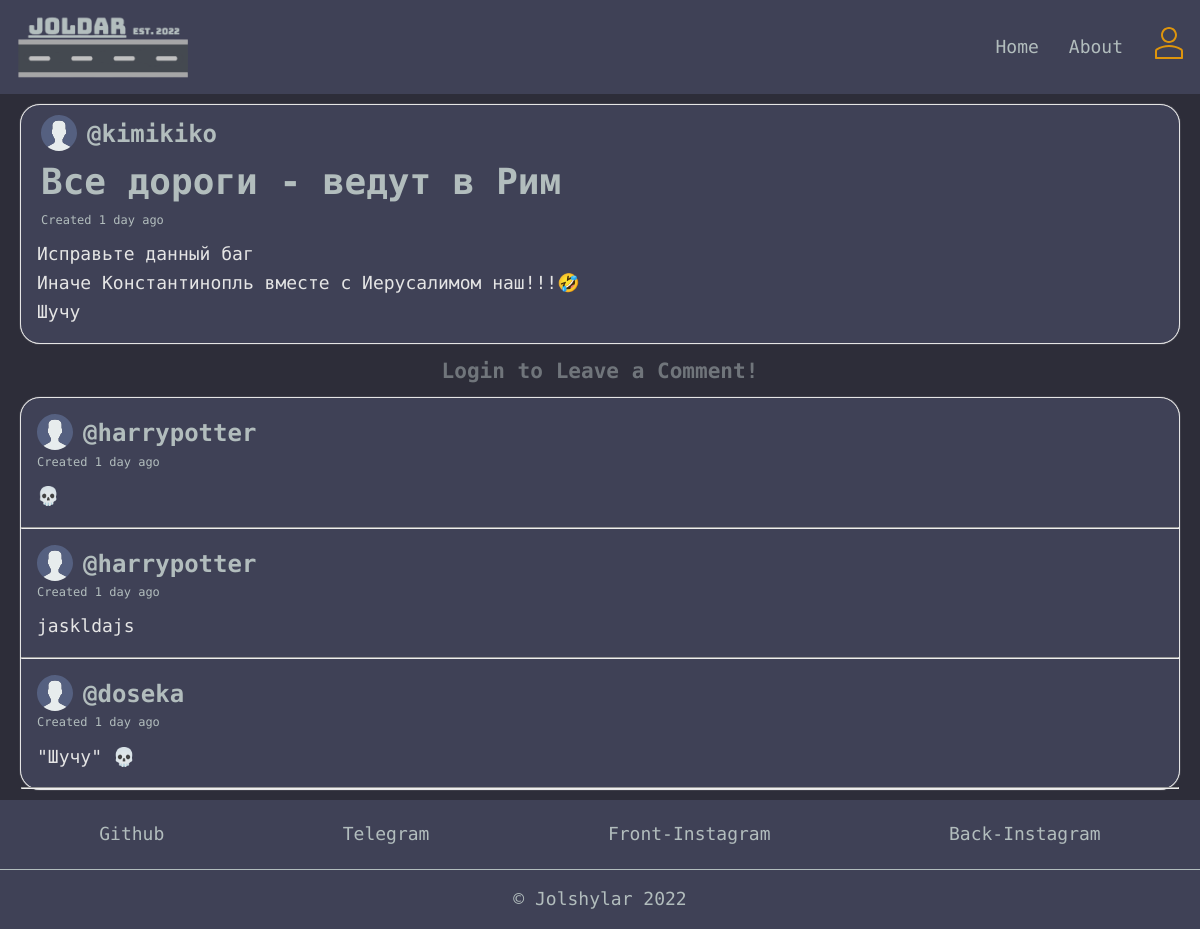
The page /review/17/ on the database as committed earlier.
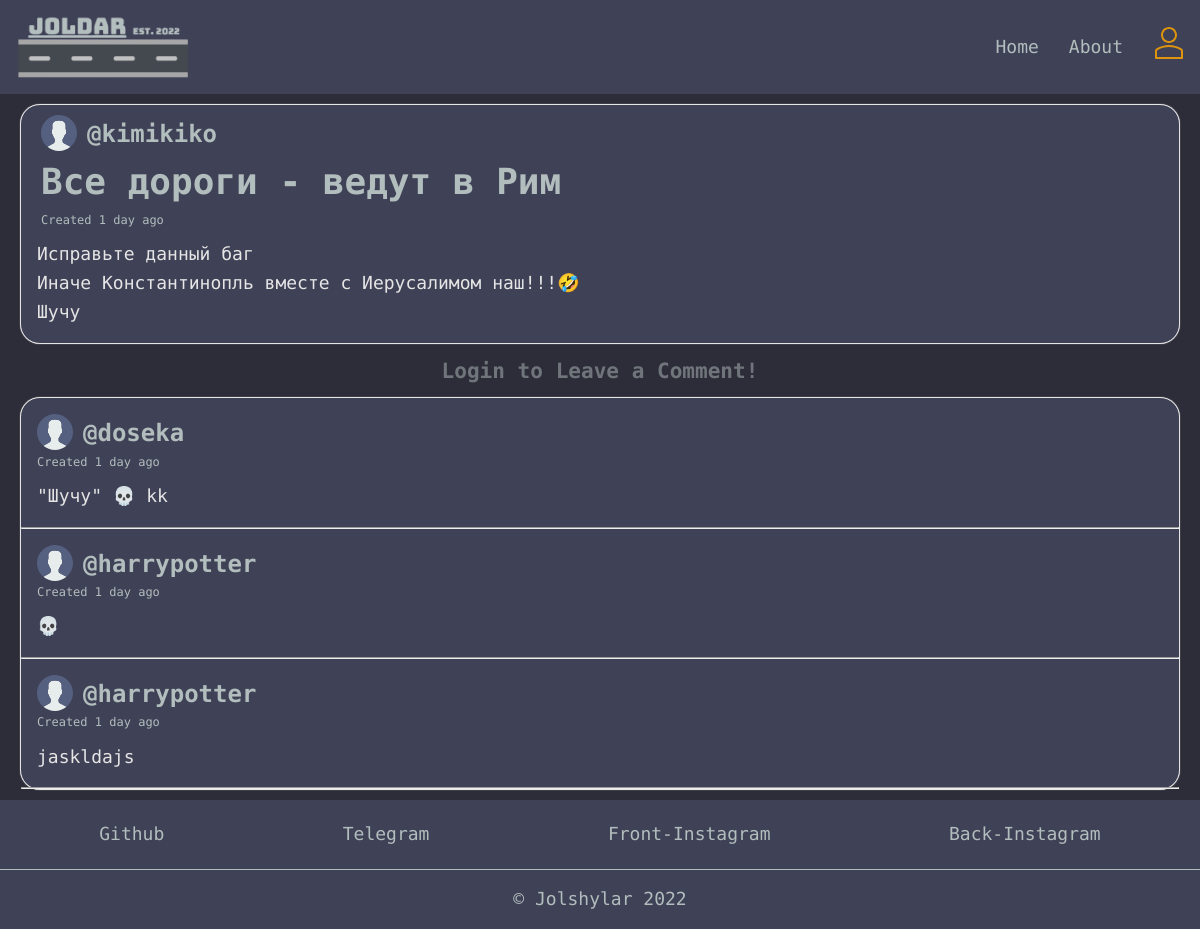
The same page on the database as committed later.
### base/models.py (models this page shows, shortened)
class Comment(models.Model):
    body = models.TextField(blank=False)
    author = models.ForeignKey(User, on_delete=models.CASCADE)
    review = models.ForeignKey(Review, on_delete=models.CASCADE)
    created = models.DateTimeField(auto_now_add=True)
    updated = models.DateTimeField(auto_now=True)
    class Meta:
        ordering = ['-updated', '-created']

### base/views.py (the view, shortened to what this page needs)
# urls.py: path('review/<str:pk>/', views.review, name='review'),
def review(request, pk):
    review = Review.objects.get(id=pk)
    review_comments = review.comment_set.all()
    context = {
        'review': review,
        'review_comments': review_comments,
    }
    return render(request, 'base/review.html', context)

### base/templatetags/base_extras.py (called while the page is built)
@register.filter
def convert_markdown(text):
    return markdown.markdown(text, extensions=['markdown.extensions.fenced_code'])

### base/templates/base/review.html (shortened to what this page needs)
{% extends 'base.html' %}
{% load base_extras %}
{% load static %}
{% block content %}
<main>
    <div class="container">
      <div class="reviews">
        <div class="review__box scroll">
            <div class="review__header scroll">
              <div class="review__author">
                <img src="{% static 'images/avatar.svg' %}" style="height: 36px;" />
                <h1><a href="{% url 'profile' review.author.id %}">@{{review.author.username}}</a></h1>
              </div>
              <div class="review__info">
                <h1>{{review.title}} - {{review.summary}}</h1>
                <div class="paragraph-wrapper">
                  <p>Created {{review.created | timesince}} ago</p>
                </div>
              </div>
            </div>
            <div class="review__conversation">
              <div class="threads scroll">
                <div class="thread">
                  <div class="thread__details">
                    {{ review.body | convert_markdown | safe }}
                  </div>
                </div>
              </div>
            </div>
        </div>
      </div>
      <div class="comments">
        <div class="review__comment">
          {% if user.is_authenticated %}
          <div class="review__form">
            <form action="" method="POST">
              {% csrf_token %}
              <div class="comment-writer">
                <input name="body" placeholder="Leave a comment..." />
                <button type="submit" class="send-btn">Send</button>
              </div>
            </form>
          </div>
          {% else %}
          <h3 style="text-align: center; opacity: 50%;">Login to Leave a Comment!</h3>
          {% endif %}
          <div class="comment__box scroll">
          {% for comment in review_comments %}
            <div class="comment__header scroll">
              <div class="comment__author">
                <img src="{% static 'images/avatar.svg' %}" style="height: 36px;" />
                <h1><a href="{% url 'profile' comment.author.id %}">@{{comment.author.username}}</a></h1>
              </div>
              <div class="comment__info">
                <div class="paragraph-wrapper">
                  <p>Created {{comment.created | timesince}} ago</p>
                </div>
              </div>
            </div>
            <div class="comment__conversation">
              <div class="threads scroll">
                <div class="thread">
                  <div class="thread__details">
                    {{ comment.body | convert_markdown | safe }}
                  </div>
                </div>
              </div>
            </div>
            <hr />
            {% endfor %}
          </div>
        </div>
      </div>
    </div>
</main>
{% endblock content %}

Rows that differ between the two databases and show on the page:
changed Comment "doseka": body|convert_markdown "\"Шучу\" 💀" → "\"Шучу\" 💀 kk"; moves up the list
